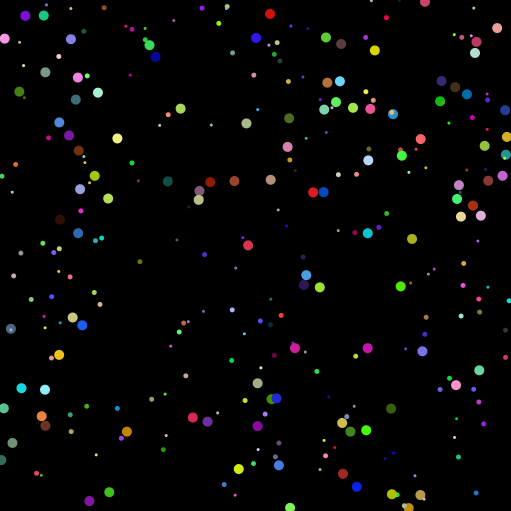
Frame 1 (no input)
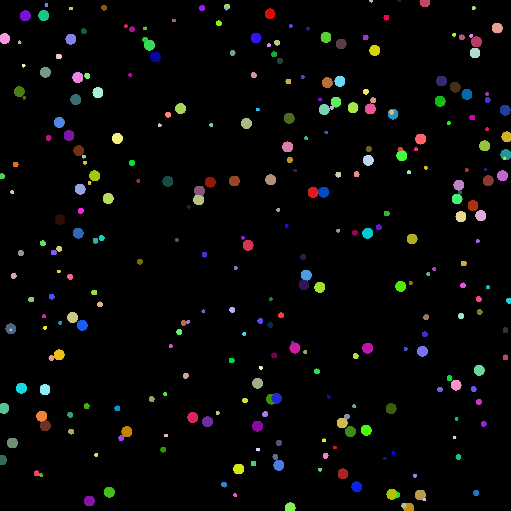
Frame 60 (the mouse pressed at the canvas centre just before this capture)
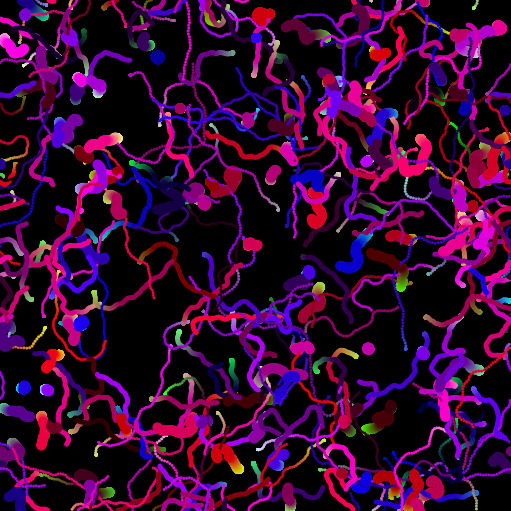
Frame 120 (the mouse held since frame 60 and released just before this capture)

The Processing sketch that drew these frames (run headless with seeded random() and noise(); from frame 60 on, the mouse is pressed at the canvas centre):

// Processing sketch: processing_91467
// ── processing_91467.pde

int cellCount = 300;
Cell arrCells[] = new Cell[cellCount];
int i;
int j;
float r;
float g;
float b;

void setup() {
  background(0);
  size(511,511);
  for (i=0;i<cellCount;i++) {
    r=random(255);
    g=random(255);
    b=random(255);    
    arrCells[i] = new Cell(color(r,g,b),random(width),random(height)); 
  }
}

void draw() {
  for(i=0;i<cellCount;i++){
    if (mousePressed == true) {
    arrCells[i].moveCell();
    } 
    arrCells[i].display();
  }
}

class Cell {
  color c;
  float xpos;
  float ypos;
  float cellSize;
  float speed;
  float direction;
  float testXpos;
  float testYpos;
  
  Cell(color tempC, float tempXpos, float tempYpos) {
    //color and position are assigned by function
    c = tempC;
    xpos = tempXpos;
    ypos = tempYpos;
    //size, speed and direction are always set randomly, not assigned by function
    direction = random(2*PI)-PI;
    speed = random(3);
    cellSize = 10/(int(speed)+1);
  }
  
  void display() {
    noStroke();
    ellipseMode(CENTER);
    fill(c);
    pushMatrix();
    translate(xpos,ypos);
    ellipse(0,0,cellSize,cellSize);
    popMatrix();
  }
  
  void moveCell() {
    float xstep;
    float ystep;
    color colorstep = color(0,0,0);
    direction = direction + (random(1)-0.5);
    xpos = xpos + cos(direction)*speed+(((mouseX/2)-127)/50);
    ypos = ypos + sin(direction)*speed+(((mouseY/2)-127)/50);
    if(mouseX<(width/3)){
      println("red");
      colorstep = color(10,0,0);
    }else if(mouseX<(width/3)*2){
      println("green");
      colorstep = color(0,10,0);
    }else{
      println("blue");
      colorstep = color(0,0,10);
    }
    if(mouseY<(height/2)){
      c = blendColor(c,colorstep,ADD);
    }else{
      c = blendColor(c,colorstep,SUBTRACT);
    }
    checkBounds();
  }
  
  void checkBounds() {
    if(xpos>width){
      xpos = xpos - width;
    } else if (xpos<0) {
      xpos = xpos + width;
    }
    if(ypos>height) {
      ypos = ypos - height;
    } else if (ypos<0) {
      ypos = ypos + height;
    }
  }

}
